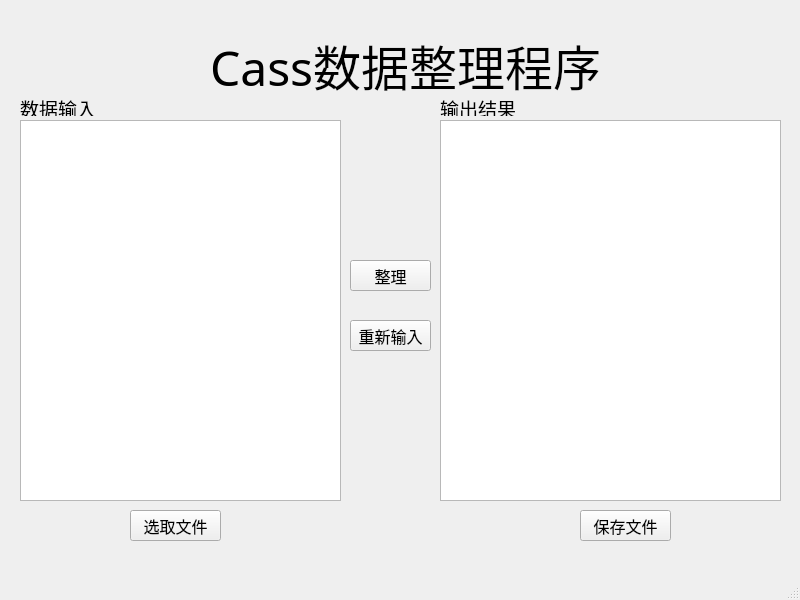
<?xml version="1.0" encoding="UTF-8"?>
<ui version="4.0">
 <class>cass_dlg</class>
 <widget class="QMainWindow" name="cass_dlg">
  <property name="geometry">
   <rect>
    <x>0</x>
    <y>0</y>
    <width>800</width>
    <height>600</height>
   </rect>
  </property>
  <property name="windowTitle">
   <string>cass_dlg</string>
  </property>
  <widget class="QWidget" name="centralwidget">
   <widget class="QLabel" name="label">
    <property name="geometry">
     <rect>
      <x>210</x>
      <y>10</y>
      <width>411</width>
      <height>111</height>
     </rect>
    </property>
    <property name="font">
     <font>
      <family>楷体</family>
      <pointsize>36</pointsize>
     </font>
    </property>
    <property name="text">
     <string>Cass数据整理程序</string>
    </property>
   </widget>
   <widget class="QTextEdit" name="textEdit">
    <property name="geometry">
     <rect>
      <x>20</x>
      <y>120</y>
      <width>321</width>
      <height>381</height>
     </rect>
    </property>
   </widget>
   <widget class="QLabel" name="label_2">
    <property name="geometry">
     <rect>
      <x>20</x>
      <y>100</y>
      <width>81</width>
      <height>16</height>
     </rect>
    </property>
    <property name="font">
     <font>
      <family>华文仿宋</family>
      <pointsize>14</pointsize>
     </font>
    </property>
    <property name="text">
     <string>数据输入：</string>
    </property>
   </widget>
   <widget class="QPushButton" name="pushButton_1">
    <property name="geometry">
     <rect>
      <x>130</x>
      <y>510</y>
      <width>91</width>
      <height>31</height>
     </rect>
    </property>
    <property name="font">
     <font>
      <family>黑体</family>
      <pointsize>12</pointsize>
     </font>
    </property>
    <property name="text">
     <string>选取文件</string>
    </property>
   </widget>
   <widget class="QPushButton" name="pushButton_2">
    <property name="geometry">
     <rect>
      <x>350</x>
      <y>260</y>
      <width>81</width>
      <height>31</height>
     </rect>
    </property>
    <property name="font">
     <font>
      <family>黑体</family>
      <pointsize>12</pointsize>
     </font>
    </property>
    <property name="text">
     <string>整理</string>
    </property>
   </widget>
   <widget class="QPushButton" name="pushButton_3">
    <property name="geometry">
     <rect>
      <x>350</x>
      <y>320</y>
      <width>81</width>
      <height>31</height>
     </rect>
    </property>
    <property name="font">
     <font>
      <family>黑体</family>
      <pointsize>12</pointsize>
     </font>
    </property>
    <property name="text">
     <string>重新输入</string>
    </property>
   </widget>
   <widget class="QTextBrowser" name="textBrowser">
    <property name="geometry">
     <rect>
      <x>440</x>
      <y>120</y>
      <width>341</width>
      <height>381</height>
     </rect>
    </property>
   </widget>
   <widget class="QLabel" name="label_3">
    <property name="geometry">
     <rect>
      <x>440</x>
      <y>100</y>
      <width>81</width>
      <height>16</height>
     </rect>
    </property>
    <property name="font">
     <font>
      <family>华文仿宋</family>
      <pointsize>14</pointsize>
     </font>
    </property>
    <property name="text">
     <string>输出结果：</string>
    </property>
   </widget>
   <widget class="QPushButton" name="pushButton_4">
    <property name="geometry">
     <rect>
      <x>580</x>
      <y>510</y>
      <width>91</width>
      <height>31</height>
     </rect>
    </property>
    <property name="font">
     <font>
      <family>黑体</family>
      <pointsize>12</pointsize>
     </font>
    </property>
    <property name="text">
     <string>保存文件</string>
    </property>
   </widget>
  </widget>
  <widget class="QMenuBar" name="menubar">
   <property name="geometry">
    <rect>
     <x>0</x>
     <y>0</y>
     <width>800</width>
     <height>22</height>
    </rect>
   </property>
  </widget>
  <widget class="QStatusBar" name="statusbar"/>
 </widget>
 <resources/>
 <connections/>
</ui>
